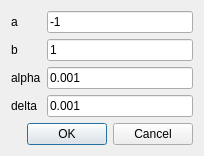
<?xml version="1.0" encoding="UTF-8"?>
<ui version="4.0">
 <class>Dialog</class>
 <widget class="QDialog" name="Dialog">
  <property name="geometry">
   <rect>
    <x>0</x>
    <y>0</y>
    <width>204</width>
    <height>145</height>
   </rect>
  </property>
  <property name="sizePolicy">
   <sizepolicy hsizetype="Fixed" vsizetype="Fixed">
    <horstretch>0</horstretch>
    <verstretch>0</verstretch>
   </sizepolicy>
  </property>
  <property name="windowTitle">
   <string>Dialog</string>
  </property>
  <property name="windowIcon">
   <iconset>
    <normaloff>img/icon.png</normaloff>img/icon.png</iconset>
  </property>
  <property name="windowOpacity">
   <double>0.600000000000000</double>
  </property>
  <layout class="QFormLayout" name="formLayout">
   <item row="0" column="0">
    <widget class="QLabel" name="label">
     <property name="text">
      <string>a</string>
     </property>
    </widget>
   </item>
   <item row="0" column="1">
    <widget class="QLineEdit" name="lineEdit_a">
     <property name="text">
      <string>-1</string>
     </property>
    </widget>
   </item>
   <item row="1" column="0">
    <widget class="QLabel" name="label_2">
     <property name="text">
      <string>b</string>
     </property>
    </widget>
   </item>
   <item row="1" column="1">
    <widget class="QLineEdit" name="lineEdit_b">
     <property name="text">
      <string>1</string>
     </property>
    </widget>
   </item>
   <item row="2" column="0">
    <widget class="QLabel" name="label_3">
     <property name="text">
      <string>alpha</string>
     </property>
    </widget>
   </item>
   <item row="2" column="1">
    <widget class="QLineEdit" name="lineEdit_alpha">
     <property name="text">
      <string>0.001</string>
     </property>
    </widget>
   </item>
   <item row="3" column="0">
    <widget class="QLabel" name="label_4">
     <property name="text">
      <string>delta</string>
     </property>
    </widget>
   </item>
   <item row="3" column="1">
    <widget class="QLineEdit" name="lineEdit_delta">
     <property name="text">
      <string>0.001</string>
     </property>
    </widget>
   </item>
   <item row="4" column="0" colspan="2">
    <widget class="QDialogButtonBox" name="buttonBox">
     <property name="orientation">
      <enum>Qt::Horizontal</enum>
     </property>
     <property name="standardButtons">
      <set>QDialogButtonBox::Cancel|QDialogButtonBox::Ok</set>
     </property>
    </widget>
   </item>
  </layout>
 </widget>
 <resources/>
 <connections>
  <connection>
   <sender>buttonBox</sender>
   <signal>accepted()</signal>
   <receiver>Dialog</receiver>
   <slot>accept()</slot>
   <hints>
    <hint type="sourcelabel">
     <x>248</x>
     <y>254</y>
    </hint>
    <hint type="destinationlabel">
     <x>157</x>
     <y>274</y>
    </hint>
   </hints>
  </connection>
  <connection>
   <sender>buttonBox</sender>
   <signal>rejected()</signal>
   <receiver>Dialog</receiver>
   <slot>reject()</slot>
   <hints>
    <hint type="sourcelabel">
     <x>316</x>
     <y>260</y>
    </hint>
    <hint type="destinationlabel">
     <x>286</x>
     <y>274</y>
    </hint>
   </hints>
  </connection>
 </connections>
</ui>
